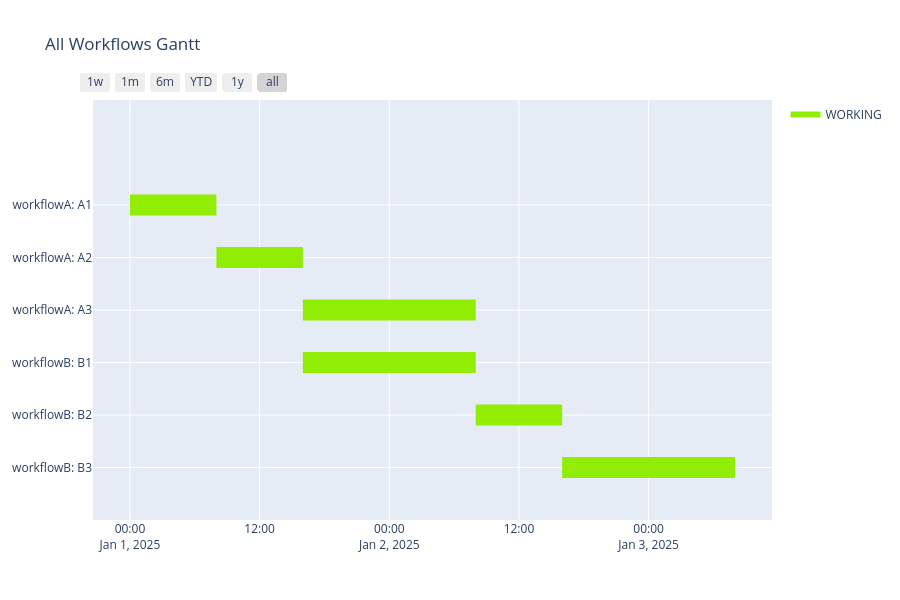

Notebook source saved alongside this figure:
### Code cell
from plotly.figure_factory import create_gantt

task_id_list = [
    task_A1.ID, task_A2.ID, task_A3.ID,
    task_B1.ID, task_B2.ID, task_B3.ID
]

all_workflows = [
    workflowA,
    workflowB
]

combined_df = []
for wf in all_workflows:
    combined_df.extend(
        wf.create_data_for_gantt_plotly(
            init_datetime=project.init_datetime,
            unit_timedelta=project.unit_timedelta,
            target_id_order_list=list(task_id_list),
            print_workflow_name=True,
            view_ready=False,           # READY も表示したいなら True
            finish_margin=1.0
        )
    )

colors = {"WORKING": "rgb(146, 237, 5)", "READY": "rgb(107,127,135)"}

fig = create_gantt(
    combined_df,
    title="All Workflows Gantt",
    colors=colors,
    index_col="State",
    showgrid_x=True,
    showgrid_y=True,
    group_tasks=True,
    show_colorbar=True,
)

fig.show()

### Figure 1 — Plotly figure (JSON) as saved in the notebook; plotly's stock layout.template omitted (floating-point values rounded to 4 significant figures)
{"data": [{"fill": "toself", "fillcolor": "rgb(146, 237, 5)", "hoverinfo": "name", "legendgroup": "rgb(146, 237, 5)", "mode": "none", "name": "WORKING", "type": "scatter", "x": ["2025-01-01 00:00:00", "2025-01-01 08:00:00", "2025-01-01 08:00:00", "2025-01-01 00:00:00", "2025-01-01 00:00:00", "2025-01-01 08:00:00", "2025-01-01 16:00:00", "2025-01-01 16:00:00", "2025-01-01 08:00:00", "2025-01-01 08:00:00", "2025-01-01 16:00:00", "2025-01-02 08:00:00", "2025-01-02 08:00:00", "2025-01-01 16:00:00", "2025-01-01 16:00:00", "2025-01-01 16:00:00", "2025-01-02 08:00:00", "2025-01-02 08:00:00", "2025-01-01 16:00:00", "2025-01-01 16:00:00", "2025-01-02 08:00:00", "2025-01-02 16:00:00", "2025-01-02 16:00:00", "2025-01-02 08:00:00", "2025-01-02 08:00:00", "2025-01-02 16:00:00", "2025-01-03 08:00:00", "2025-01-03 08:00:00", "2025-01-02 16:00:00"], "y": [4.8, 4.8, 5.2, 5.2, null, 3.8, 3.8, 4.2, 4.2, null, 2.8, 2.8, 3.2, 3.2, null, 1.8, 1.8, 2.2, 2.2, null, 0.8, 0.8, 1.2, 1.2, null, -0.2, -0.2, 0.2, 0.2]}, {"legendgroup": "rgb(146, 237, 5)", "marker": {"color": "rgb(146, 237, 5)", "opacity": 0, "size": 1}, "mode": "markers", "name": "", "showlegend": false, "text": [null, null, null, null, null, null, null, null, null, null, null, null], "type": "scatter", "x": ["2025-01-01 00:00:00", "2025-01-01 08:00:00", "2025-01-01 08:00:00", "2025-01-01 16:00:00", "2025-01-01 16:00:00", "2025-01-02 08:00:00", "2025-01-01 16:00:00", "2025-01-02 08:00:00", "2025-01-02 08:00:00", "2025-01-02 16:00:00", "2025-01-02 16:00:00", "2025-01-03 08:00:00"], "y": [5, 5, 4, 4, 3, 3, 2, 2, 1, 1, 0, 0]}], "layout": {"height": 600, "hovermode": "closest", "showlegend": true, "title": {"text": "All Workflows Gantt"}, "xaxis": {"rangeselector": {"buttons": [{"count": 7, "label": "1w", "step": "day", "stepmode": "backward"}, {"count": 1, "label": "1m", "step": "month", "stepmode": "backward"}, {"count": 6, "label": "6m", "step": "month", "stepmode": "backward"}, {"count": 1, "label": "YTD", "step": "year", "stepmode": "todate"}, {"count": 1, "label": "1y", "step": "year", "stepmode": "backward"}, {"step": "all"}]}, "showgrid": true, "type": "date", "zeroline": false}, "yaxis": {"autorange": false, "range": [-1, 7], "showgrid": true, "ticktext": ["workflowB: B3", "workflowB: B2", "workflowB: B1", "workflowA: A3", "workflowA: A2", "workflowA: A1"], "tickvals": [0, 1, 2, 3, 4, 5], "zeroline": false}}}
